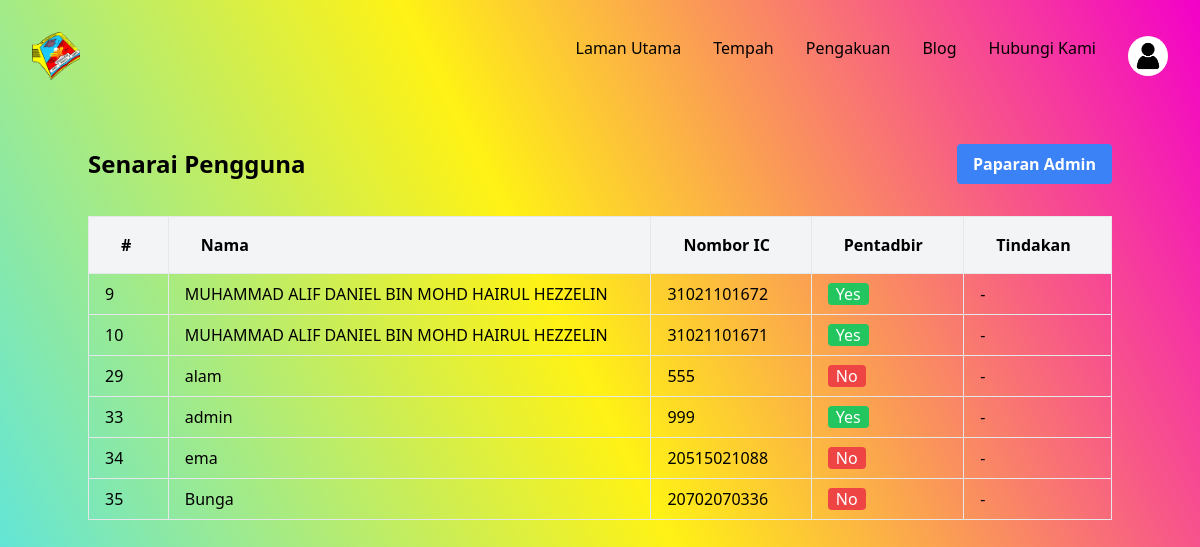
/usr_list.php, run on the app's committed database.
### tables this page shows
CREATE TABLE `users` (
  `id` int NOT NULL,
  `ic` bigint NOT NULL,
  `name` varchar(255) NOT NULL,
  `password` varchar(255) NOT NULL,
  `profile_picture` longblob,
  `is_admin` int NOT NULL DEFAULT '0',
  `login_attempts` int NOT NULL DEFAULT '0',
  `is_blocked` int NOT NULL DEFAULT '0'
);

### usr_list.php (the view, shortened to what this page needs)
<?php
include("components/header.php");
include("components/navbar.php");
$is_admin = $_SESSION['is_admin'];
?>
<div class="container mx-auto py-8">
    <div class="flex justify-between items-center mb-8">
        <h1 class="text-2xl font-bold">Senarai Pengguna</h1>
        <a href="dashboard_admin.php" class="bg-blue-500 hover:bg-blue-700 text-white font-bold py-2 px-4 rounded">Paparan Admin</a>
    </div>
    <table class="w-full border-collapse">
        <thead>
            <tr class="bg-gray-100">
                <th class="border text-left px-8 py-4">#</th>
                <th class="border text-left px-8 py-4">Nama</th>
                <th class="border text-left px-8 py-4">Nombor IC</th>
                <th class="border text-left px-8 py-4">Pentadbir</th>
                <th class="border text-left px-8 py-4">Tindakan</th>
            </tr>
        </thead>
        <tbody>
            <?php
            $data = mysqli_query($connection, "SELECT * FROM users");
            while ($info = mysqli_fetch_array($data)) { ?>
                <tr>
                    <td class="border px-4 py-2"><?php echo $info['id']; ?></td>
                    <td class="border px-4 py-2"><?php echo $info['name']; ?></td>
                    <td class="border px-4 py-2"><?php echo $info['ic']; ?></td>
                    <td class="border px-4 py-2"><?php echo $info['is_admin'] ? '<span class="bg-green-500 text-white px-2 rounded">Yes</span>' : '<span class="bg-red-500 text-white px-2 rounded">No</span>'; ?></td>
                    <?php if ($is_admin && !$info['is_admin']) { ?>
                        <td class="border px-4 py-2">
                            <form method="post" class="inline">
                                <input type="hidden" name="user_id" value="<?php echo $info['id']; ?>">
                                <button type="submit" name="update" class="bg-green-500 hover:bg-green-700 text-white font-bold py-2 px-4 rounded">Jadikan Admin</button>
                            </form>
                        </td>
                    <?php } else { ?>
                        <td class="border px-4 py-2">
                            -
                        </td>
                    <?php } ?>
                </tr>
            <?php } ?>
        </tbody>
    </table>
</div>
<?php include("components/footer.php"); ?>

### components/css/style.css (style rules this page uses)
body { min-height: 100vh; background: linear-gradient(243.47deg, #f300c9 0%, #fff215 50%, #46e3fb 100%); background-repeat: no-repeat; background-size: cover; box-shadow: 0px 4px 4px rgba(0, 0, 0, 0.25); }

### data on the page
users: id "9", name "MUHAMMAD ALIF DANIEL BIN MOHD HAIRUL HEZZELIN", ic "31021101672", is_admin "Yes"
users: id "10", name "MUHAMMAD ALIF DANIEL BIN MOHD HAIRUL HEZZELIN", ic "31021101671", is_admin "Yes"
users: id "29", name "alam", ic "555", is_admin "No"
users: id "33", name "admin", ic "999", is_admin "Yes"
users: id "34", name "ema", ic "20515021088", is_admin "No"
users: id "35", name "Bunga", ic "20702070336", is_admin "No"
